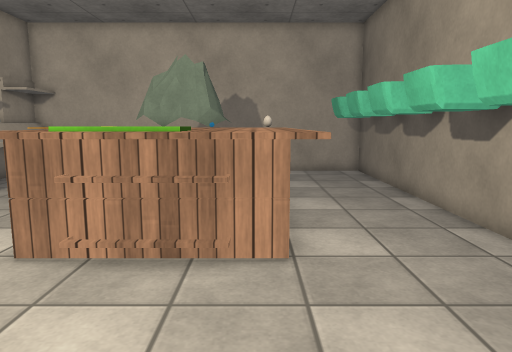
[1] (above)

15 first-person views from a walk through a Unity game level. The camera is 1.3 m above the floor, tilts 8° down and sees 70° across. The floor is counted in squares, 0.5 m on a side. Each view is taken from the middle of a square. On the plan, view 1 faces up. The plan holds only what a view shows up to about 20 squares ahead; the rest is blank. The player is left out. Door leaves are left out, so doorways stand open. Some surface patterns are stand-ins.

[2]
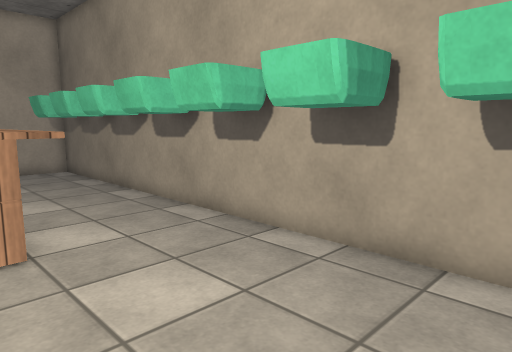

[3]
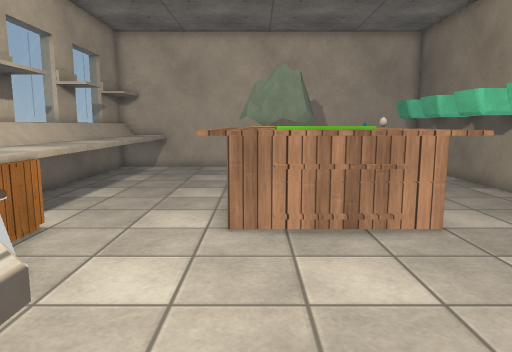

[4]
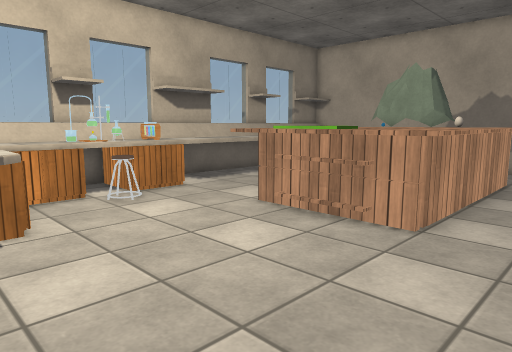

[5]
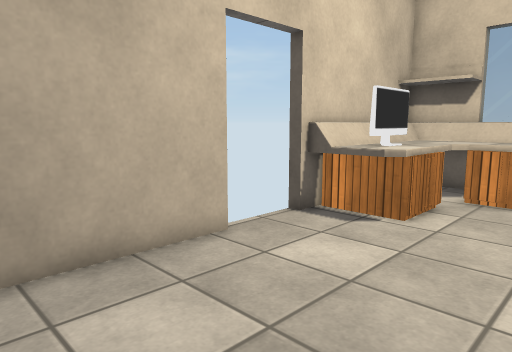

[6]
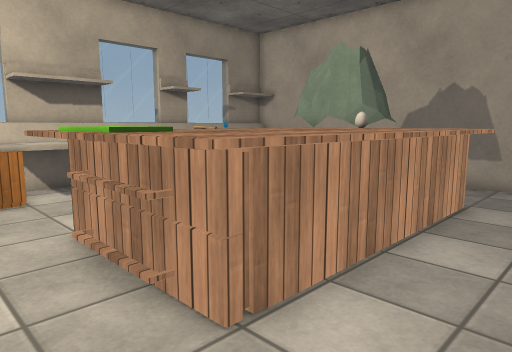

[7]
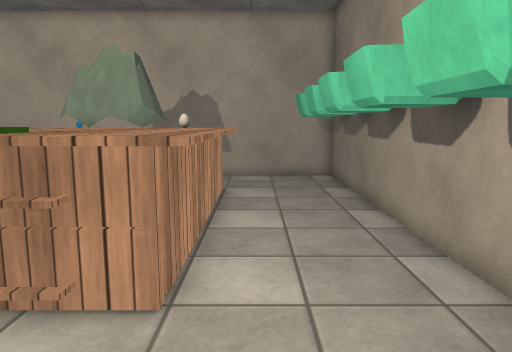

[8]
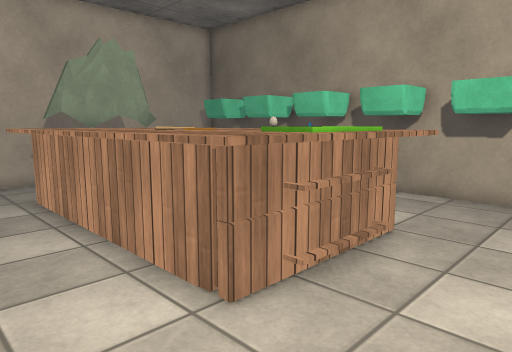

[9]
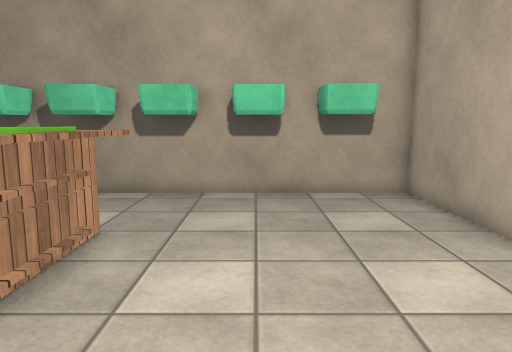

[10]
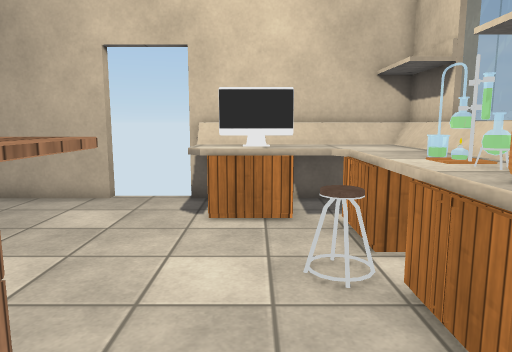

[11]
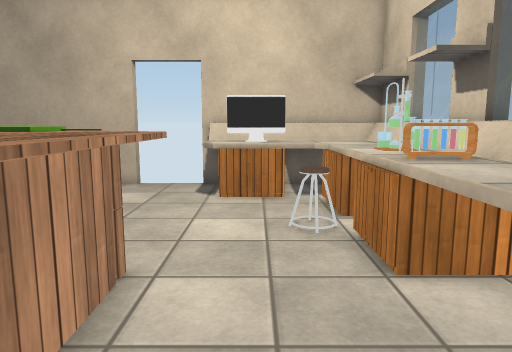

[12]
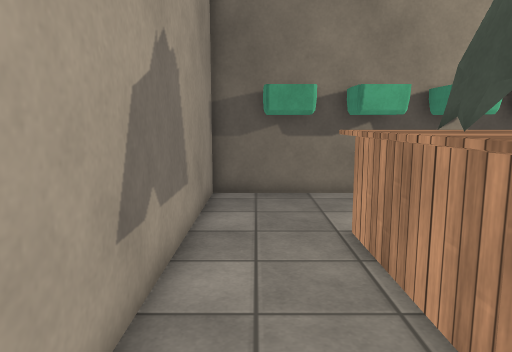

[13]
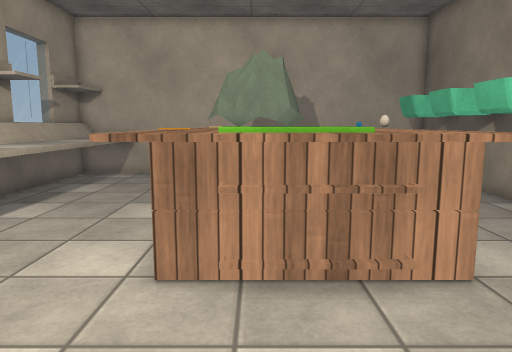

[14]
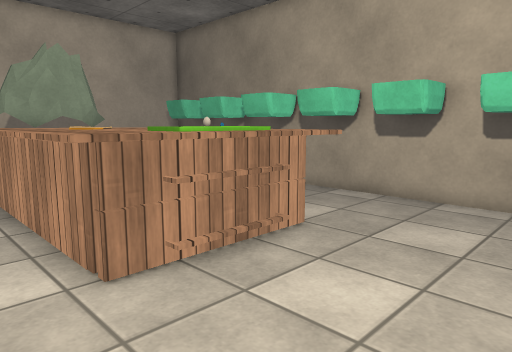

[15]
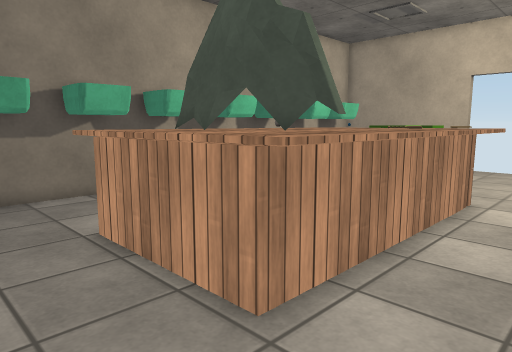

### Floor plan
Key: @ floor where view 1 was taken; # wall or solid block; . floor; D open door; ^ raised ledge; T table; E egg; R drawers; O other object.
Columns run from 11 left of view 1 to 6 right of it. Each row starts with its distance up from view 1.
 21 ##################
 20   ..  ...........#
 19   ..  ...........#
 18 ^ ...............#
 17 ^^....TTTTTTT....#
 16 ^^....TTTTTTT....#
 15 ^^....TTTTTTT....#
 14 ^^....TTTTTTT....#
 13 ^^....TTTTTTT....#
 12 ^^....TTTTTTT....#
 11 ^^....TTTTTET....#
 10 ^^....TTTTTTT....#
  9 ^^....TTTTTTT....#
  8 ^^....TTTTTTT....#
  7 ^^R...TTTTTTT....#
  6 ^^R...TTTTTTT....#
  5 ^^R..............#
  4 #^OO.............#
  3 ^^R..............#
  2 ^^R..............#
  1 ^^R..............#
  0 ^^^^RR.....@.....#
 -1 ^^^^^^^..........#
 -2 #######..........#
 -3      ##DDD########

Where each view was taken, in squares from view 1:
view 1: 0 up, 0 right, facing up
view 2: 1 down, 1 left, facing up-right
view 3: 2 down, 4 left, facing up
view 4: 2 down, 4 right, facing up-left
view 5: 4 up, 4 right, facing down-left
view 6: 4 up, 4 right, facing up-left
view 7: 2 up, 2 right, facing up
view 8: 3 up, 8 left, facing up-right
view 9: 3 up, 8 left, facing right
view 10: 10 up, 7 left, facing down
view 11: 13 up, 7 left, facing down
view 12: 19 up, 8 left, facing right
view 13: 1 up, 3 left, facing up
view 14: 1 up, 7 left, facing up-right
view 15: 20 up, 8 left, facing down-right
